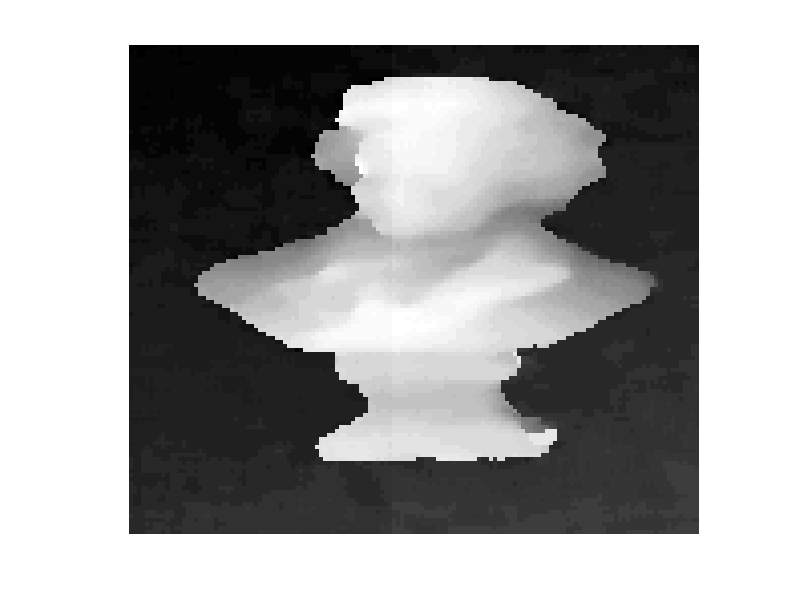
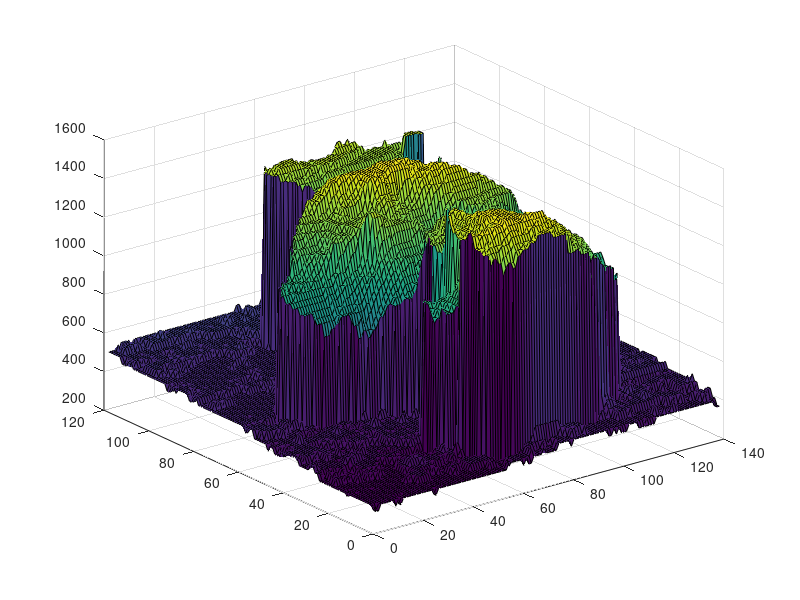

Recreate these plots in MATLAB, in order.
load('zys.mat');
%imshow(mat2gray(depth)); %delta_phase123_last
%figure;
%surf(depth(2:end-1,2:end-1));

 ph1=imcrop(depth,[100,50,140,120]);
 imshow(mat2gray(ph1));
 figure;
 surf(ph1(2:end-1,2:end-1));

fid=fopen('zys.txt','w');
[rows,cols]=size(ph1);
for i=1:rows
    for j=1:cols
        %fprintf(fid,'%g\t%g\t%g\n',i,j,ph1(i,j));
        fprintf(fid,'%g ',i);
        fprintf(fid,'%g ',j);
        fprintf(fid,'%g\n',ph1(i,j)/14);
    end
end
fclose(fid);